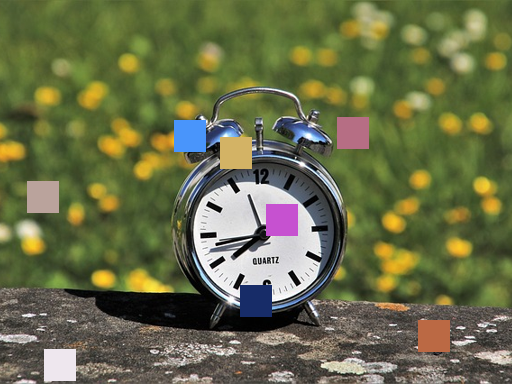
#> input picture I26_23_04.png, 512 x 384 px, found by its file name
$ python generate_mask.py
#> lines starting #> are read from the running program, lines starting #| are printed output that depends on the picture; after the words box and inside, x2 and y2 are one past the last pixel; in counts of white or black regions, pixels touching at a corner belong together
import cv2
import numpy as np
import os

# 이미지 경로
img_path = 'C:/Users/IIPL02/Desktop/inpainted_1/I26_23_04.png'
mask_save_path = 'input/test_mask.png'  # 저장 경로

# 이미지 불러오기
img = cv2.imread(img_path)
#> img is the input picture: shape (384, 512, 3); mean B, G, R 72.9, 109.2, 105.1
if img is None:
    raise FileNotFoundError(f"이미지를 찾을 수 없습니다: {img_path}")

h, w = img.shape[:2]
#> h = 384; w = 512

# 중앙 사각형 마스크 생성 (예: 정사각형 100x100)
mask = np.zeros((h, w), dtype=np.uint8)
box_size = min(h, w) // 3  # 이미지 크기 기준 박스 크기 설정
#> box_size = 128
start_y = (h - box_size) // 2
#> start_y = 128
start_x = (w - box_size) // 2
#> start_x = 192
mask[start_y:start_y+box_size, start_x:start_x+box_size] = 255  # 흰색 마스킹

# 저장 폴더 없으면 생성
os.makedirs(os.path.dirname(mask_save_path), exist_ok=True)

# 마스크 저장
cv2.imwrite(mask_save_path, mask)
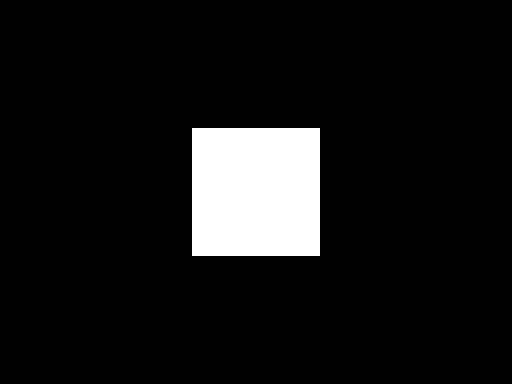
#> saved as test_mask.png: shape (384, 512); 8.3% white; 1 white region, box (x1, y1, x2, y2) and area: (192, 128, 320, 256) 16384

print(f"✅ 마스크 저장 완료: {mask_save_path}")
